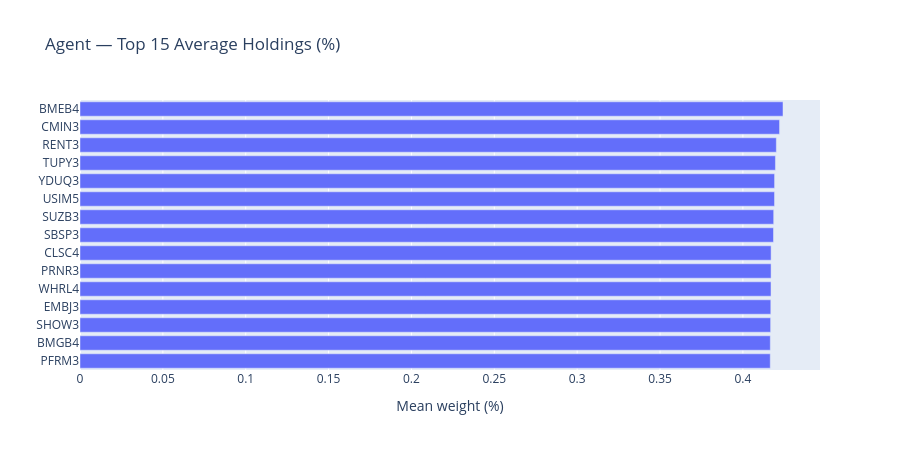

Here is the notebook cell this chart was saved with:
### Markdown cell above
## 5. Agent Concentration — Top Average Holdings

Which names the agent actually leans on, on average across the test period.

### Code cell
weight_cols = [c for c in backtest.columns if c.startswith('w_')]
avg = (backtest[weight_cols].mean() * 100).sort_values(ascending=False).head(15)
avg.index = avg.index.str.removeprefix('w_')

fig = go.Figure(go.Bar(x=avg.values, y=avg.index, orientation='h'))
fig.update_layout(title='Agent — Top 15 Average Holdings (%)',
                  xaxis_title='Mean weight (%)', height=450,
                  yaxis=dict(autorange='reversed'))
fig.show()

print(f'Top-10 mean weight: {avg.head(10).sum():.1f}%  (100% = fully concentrated in 10 names)')

### Figure 1 — Plotly figure (JSON) as saved in the notebook; plotly's stock layout.template omitted (floating-point values rounded to 4 significant figures)
{"data": [{"orientation": "h", "type": "bar", "x": [0.4242, 0.4221, 0.4202, 0.4197, 0.4191, 0.4191, 0.4186, 0.4185, 0.417, 0.417, 0.417, 0.4169, 0.4167, 0.4166, 0.4165], "y": ["BMEB4", "CMIN3", "RENT3", "TUPY3", "YDUQ3", "USIM5", "SUZB3", "SBSP3", "CLSC4", "PRNR3", "WHRL4", "EMBJ3", "SHOW3", "BMGB4", "PFRM3"]}], "layout": {"height": 450, "title": {"text": "Agent — Top 15 Average Holdings (%)"}, "xaxis": {"title": {"text": "Mean weight (%)"}}, "yaxis": {"autorange": "reversed"}}}
